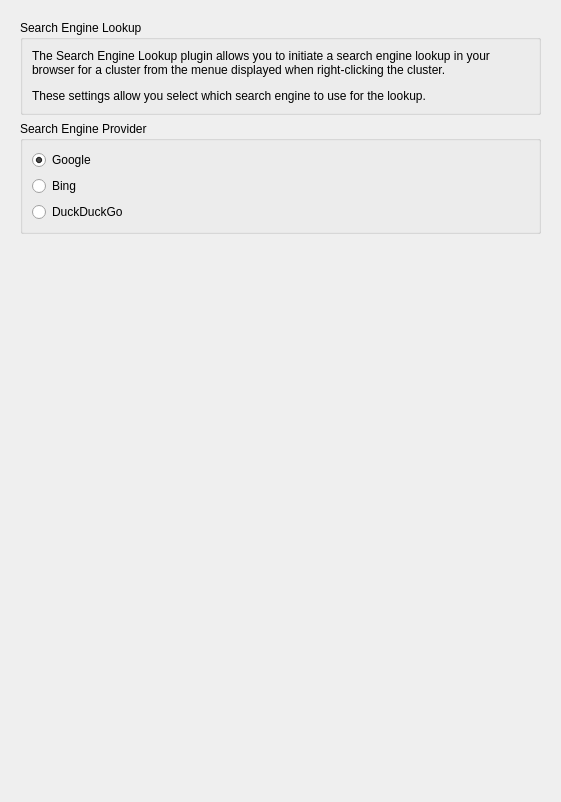
<?xml version="1.0" encoding="UTF-8"?>
<ui version="4.0">
 <class>SearchEngineLookupOptionsPage</class>
 <widget class="QWidget" name="SearchEngineLookupOptionsPage">
  <property name="geometry">
   <rect>
    <x>0</x>
    <y>0</y>
    <width>561</width>
    <height>802</height>
   </rect>
  </property>
  <property name="minimumSize">
   <size>
    <width>360</width>
    <height>0</height>
   </size>
  </property>
  <property name="windowTitle">
   <string>Form</string>
  </property>
  <layout class="QVBoxLayout" name="verticalLayout">
   <item>
    <widget class="QScrollArea" name="scrollArea">
     <property name="frameShape">
      <enum>QFrame::NoFrame</enum>
     </property>
     <property name="widgetResizable">
      <bool>true</bool>
     </property>
     <widget class="QWidget" name="scrollAreaWidgetContents">
      <property name="geometry">
       <rect>
        <x>0</x>
        <y>0</y>
        <width>543</width>
        <height>784</height>
       </rect>
      </property>
      <layout class="QVBoxLayout" name="verticalLayout_2">
       <item>
        <widget class="QGroupBox" name="gb_description">
         <property name="title">
          <string>Search Engine Lookup</string>
         </property>
         <layout class="QVBoxLayout" name="verticalLayout_3">
          <item>
           <widget class="QLabel" name="format_description">
            <property name="sizePolicy">
             <sizepolicy hsizetype="Preferred" vsizetype="Minimum">
              <horstretch>0</horstretch>
              <verstretch>0</verstretch>
             </sizepolicy>
            </property>
            <property name="text">
             <string>&lt;html&gt;&lt;head/&gt;&lt;body&gt;&lt;p&gt;The Search Engine Lookup plugin allows you to initiate a search engine lookup in your browser for a cluster from the menue displayed when right-clicking the cluster.&lt;/p&gt;&lt;p&gt;These settings allow you select which search engine to use for the lookup.&lt;/p&gt;&lt;/body&gt;&lt;/html&gt;</string>
            </property>
            <property name="wordWrap">
             <bool>true</bool>
            </property>
           </widget>
          </item>
         </layout>
        </widget>
       </item>
       <item>
        <widget class="QGroupBox" name="gb_search_engine">
         <property name="minimumSize">
          <size>
           <width>0</width>
           <height>0</height>
          </size>
         </property>
         <property name="title">
          <string>Search Engine Provider</string>
         </property>
         <layout class="QVBoxLayout" name="verticalLayout_4">
          <item>
           <widget class="QRadioButton" name="rb_google">
            <property name="text">
             <string>Google</string>
            </property>
            <property name="checked">
             <bool>true</bool>
            </property>
           </widget>
          </item>
          <item>
           <widget class="QRadioButton" name="rb_bing">
            <property name="text">
             <string>Bing</string>
            </property>
           </widget>
          </item>
          <item>
           <widget class="QRadioButton" name="rb_duckduckgo">
            <property name="text">
             <string>DuckDuckGo</string>
            </property>
           </widget>
          </item>
         </layout>
        </widget>
       </item>
       <item>
        <spacer name="verticalSpacer">
         <property name="orientation">
          <enum>Qt::Vertical</enum>
         </property>
         <property name="sizeHint" stdset="0">
          <size>
           <width>20</width>
           <height>40</height>
          </size>
         </property>
        </spacer>
       </item>
      </layout>
     </widget>
    </widget>
   </item>
  </layout>
 </widget>
 <resources/>
 <connections/>
</ui>
